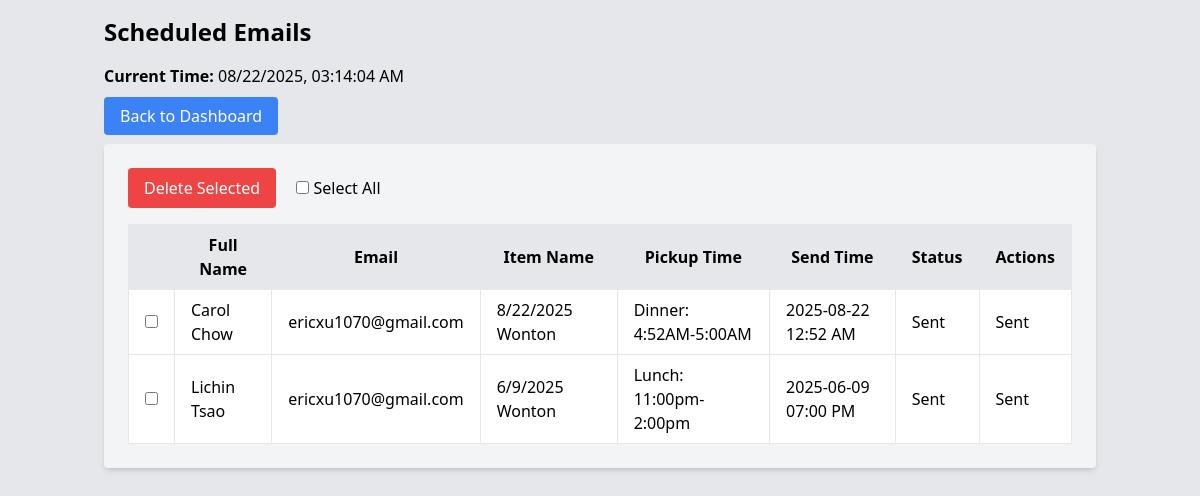
The app's page /scheduled with its own data.
### tables this page shows
CREATE TABLE orders (
            id INTEGER PRIMARY KEY AUTOINCREMENT,
            email TEXT,
            order_number TEXT,
            pickup_time TEXT,
            item_name TEXT,
            full_name TEXT,
            send_time DATETIME,
            status TEXT DEFAULT 'pending'
        , job_id TEXT, custom_subject TEXT, custom_body TEXT, total TEXT, invoice_url TEXT, csv_format TEXT);

### app.py (the view)
@app.route('/scheduled')
def scheduled():
    conn = sqlite3.connect(DB_FILE)
    cursor = conn.cursor()
    cursor.execute('''
        SELECT id, full_name, email, item_name, pickup_time, send_time, status
        FROM orders
        ORDER BY send_time DESC
    ''')
    rows = cursor.fetchall()
    rows = [
        (row[0], row[1], row[2], row[3], row[4], datetime.fromisoformat(row[5]) if isinstance(row[5], str) else row[5], row[6])
        for row in rows
    ]
    conn.close()
    return render_template('scheduled.html', rows=rows, now=datetime.now(tz=LOCAL_TZ))

### app.py (called while the page is built)
def format_datetime(value):
    if isinstance(value, str):
        try:
            value = datetime.fromisoformat(value)
        except ValueError:
            return value
    return value.strftime('%Y-%m-%d %I:%M %p')

### templates/scheduled.html (shortened to what this page needs)
<!DOCTYPE html>
<html lang="en">
<head>
    <script src="https://cdn.tailwindcss.com"></script>
</head>
<body class="bg-gray-200 font-sans">
    <div class="container mx-auto p-4">
        <h1 class="text-2xl font-bold mb-4">Scheduled Emails</h1>
         <p class="mb-4"><strong>Current Time:</strong> <span id="current-time"></span></p>
        <div class="mb-4">
            <a href="{{ url_for('index') }}" class="bg-blue-500 text-white px-4 py-2 rounded hover:bg-blue-600">Back to Dashboard</a>
        </div>
        <div class="bg-gray-100 p-6 rounded shadow-md">
            <form method="post" action="{{ url_for('delete_bulk') }}">
                <div class="mb-4">
                    <button type="submit" class="bg-red-500 text-white px-4 py-2 rounded hover:bg-red-600">Delete Selected</button>
                    <label class="ml-4">
                        <input type="checkbox" id="select-all" onclick="toggleSelectAll()"> Select All
                    </label>
                </div>
                <table class="w-full table-auto border-collapse">
                    <thead>
                        <tr class="bg-gray-200">
                            <th class="border px-4 py-2"></th>
                            <th class="border px-4 py-2">Full Name</th>
                            <th class="border px-4 py-2">Email</th>
                            <th class="border px-4 py-2">Item Name</th>
                            <th class="border px-4 py-2">Pickup Time</th>
                            <th class="border px-4 py-2">Send Time</th>
                            <th class="border px-4 py-2">Status</th>
                            <th class="border px-4 py-2">Actions</th>
                        </tr>
                    </thead>
                    <tbody>
                        {% for row in rows %}
                            {% set is_past_due = (row[6] == 'pending' and row[5] < now) %}
                            <tr class="{% if is_past_due %}bg-yellow-100{% else %}bg-white{% endif %}">
                                <td class="border px-4 py-2">
                                    <input type="checkbox" name="orders[]" value="{{ row[0] }}">
                                </td>
                                <td class="border px-4 py-2">{{ row[1] }}</td>
                                <td class="border px-4 py-2">{{ row[2] }}</td>
                                <td class="border px-4 py-2">{{ row[3] }}</td>
                                <td class="border px-4 py-2">{{ row[4] }}</td>
                                <td class="border px-4 py-2">{{ row[5] | format_datetime }}</td>
                                <td class="border px-4 py-2">
                                    {% if row[6] == 'sent' %}
                                        Sent
                                    {% elif is_past_due %}
                                        Past Due
                                    {% else %}
                                        Pending
                                    {% endif %}
                                </td>
                                <td class="border px-4 py-2">
                                    {% if row[6] == 'sent' %}
                                        Sent
                                    {% elif is_past_due %}
                                        <a href="{{ url_for('send_order', order_id=row[0]) }}" class="text-blue-500 hover:underline">Send Now</a>
                                        <a href="{{ url_for('delete_order', order_id=row[0]) }}" class="text-red-500 hover:underline ml-2">Delete</a>
                                    {% else %}
                                        <a href="{{ url_for('delete_order', order_id=row[0]) }}" class="text-red-500 hover:underline">Cancel</a>
                                    {% endif %}
                                </td>
                            </tr>
                        {% endfor %}
                    </tbody>
                </table>
            </form>
        </div>
    </div>
</body>
</html>

### records on screen
orders: full_name "Carol Chow", email "ericxu1070@gmail.com", item_name "8/22/2025 Wonton", pickup_time "Dinner: 4:52AM-5:00AM", row "2025-08-22 12:52 AM", status "Sent"
orders: full_name "Lichin Tsao", email "ericxu1070@gmail.com", item_name "6/9/2025 Wonton", pickup_time "Lunch: 11:00pm-2:00pm", row "2025-06-09 07:00 PM", status "Sent"
